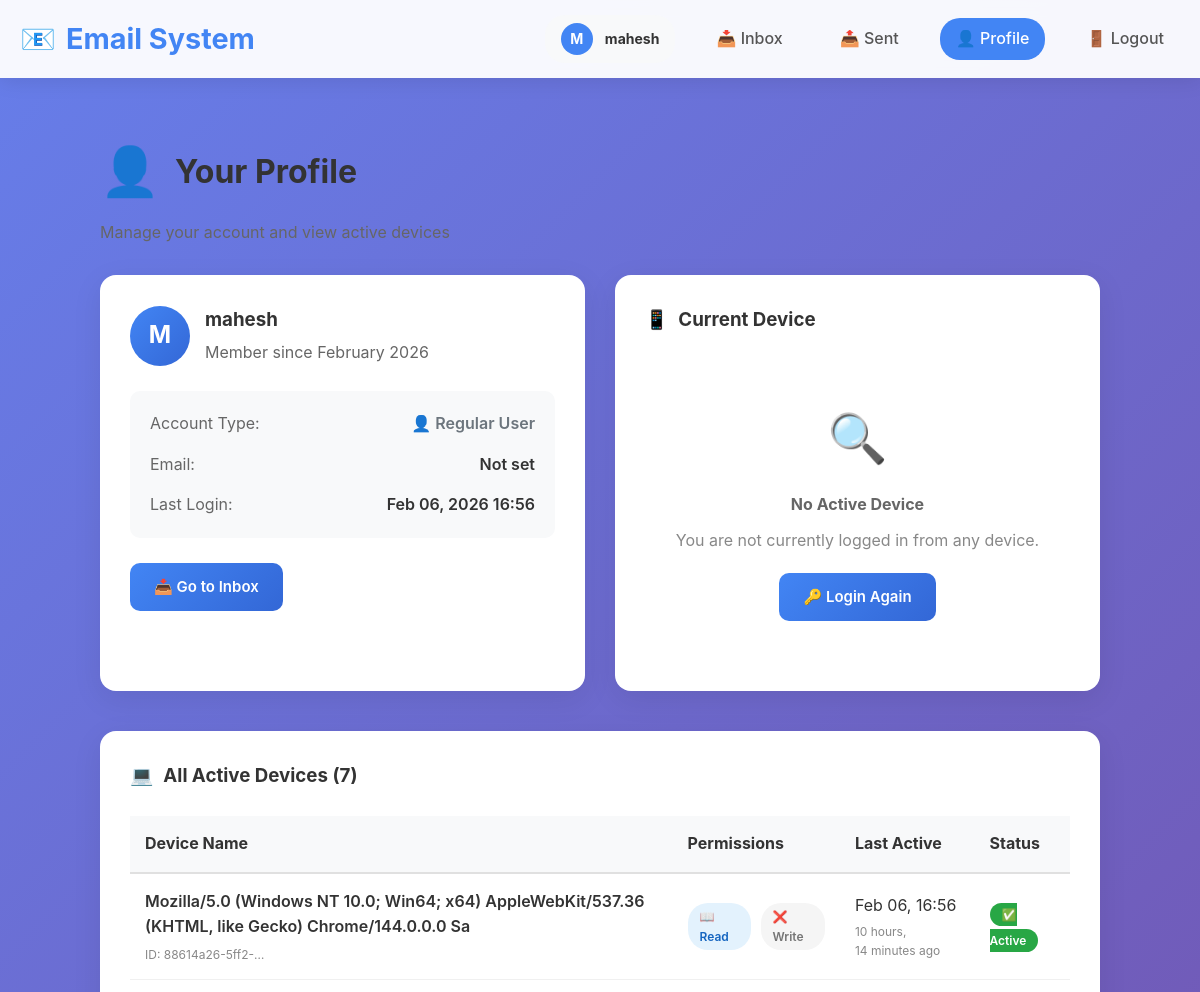
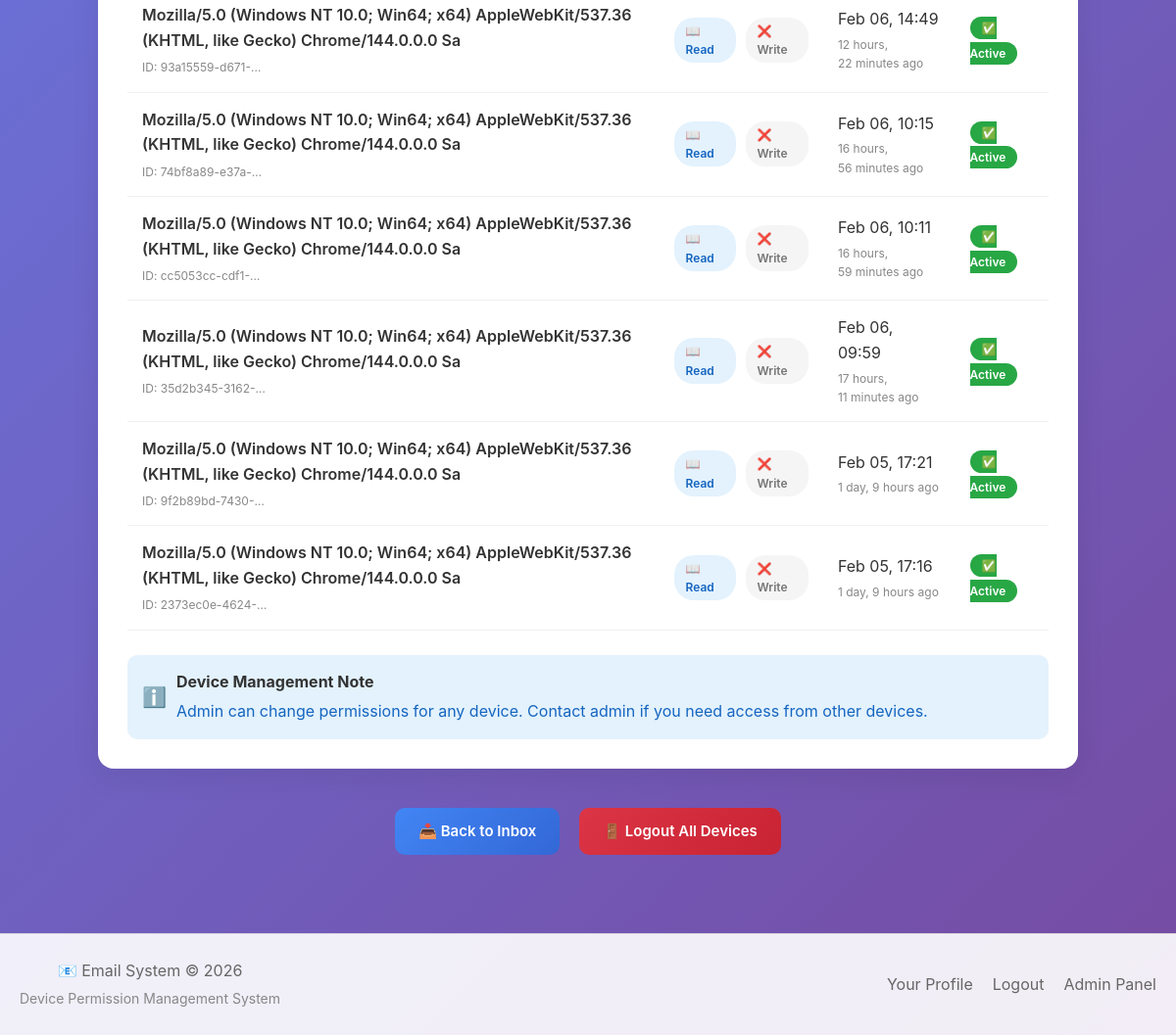
/accounts/profile/ (signed in), run on the app's committed database (2 pictures, top to bottom).
### accounts/models.py (models this page shows, shortened)
class UserDevice(models.Model):
    user = models.ForeignKey(User, on_delete=models.CASCADE, related_name='devices')
    device_id = models.CharField(max_length=100, unique=True)
    device_name = models.CharField(max_length=200)
    read_permission = models.BooleanField(default=True)
    write_permission = models.BooleanField(default=False)
    created_at = models.DateTimeField(auto_now_add=True)
    last_login = models.DateTimeField(auto_now=True)
    is_active = models.BooleanField(default=True)
    class Meta:
        ordering = ['-last_login']
        verbose_name = 'Device'
        verbose_name_plural = 'Devices'

### accounts/views.py (the view)
# urls.py: path('profile/', views.profile_view, name='profile'),
@login_required
def profile_view(request):
    device_id = request.session.get('device_id')
    current_device = None
    if device_id:
        current_device = UserDevice.objects.filter(
            device_id=device_id,
            user=request.user,
            is_active=True
        ).first()
    active_devices = UserDevice.objects.filter(
        user=request.user,
        is_active=True
    ).order_by('-last_login')
    return render(request, 'accounts/profile.html', {
        'current_device': current_device,
        'active_devices': active_devices,
        'device_count': active_devices.count(),
    })

### accounts/templates/accounts/profile.html (shortened to what this page needs)
{% extends 'base.html' %}
{% block content %}
<div style="max-width: 1000px; margin: 0 auto;">
    <div style="margin-bottom: 30px;">
        <h1 style="display: flex; align-items: center; gap: 15px; margin-bottom: 10px;">
            <span style="font-size: 48px;">👤</span>
            <span>Your Profile</span>
        </h1>
        <p style="color: #666; font-size: 16px;">
            Manage your account and view active devices
        </p>
    </div>
    <div style="display: grid; grid-template-columns: 1fr 1fr; gap: 30px; margin-bottom: 40px;">
        <div class="card">
            <div style="display: flex; align-items: center; gap: 15px; margin-bottom: 25px;">
                <div style="width: 60px; height: 60px; background: linear-gradient(135deg, #4285f4 0%, #3367d6 100%); color: white; border-radius: 50%; display: flex; align-items: center; justify-content: center; font-size: 24px; font-weight: bold;">
                    {{ user.username|first|upper }}
                </div>
                <div>
                    <h3 style="margin: 0;">{{ user.username }}</h3>
                    <p style="color: #666; margin: 5px 0 0 0;">
                        Member since {{ user.date_joined|date:"F Y" }}
                    </p>
                </div>
            </div>
            <div style="background: #f8f9fa; padding: 20px; border-radius: 10px; margin-top: 20px;">
                <div style="display: flex; justify-content: space-between; margin-bottom: 15px;">
                    <span style="color: #666;">Account Type:</span>
                    <span style="font-weight: 600;">
                        {% if user.is_superuser %}
                            <span style="color: #28a745;">🔑 Super Admin</span>
                        {% elif user.is_staff %}
                            <span style="color: #17a2b8;">👔 Staff</span>
                        {% else %}
                            <span style="color: #6c757d;">👤 Regular User</span>
                        {% endif %}
                    </span>
                </div>
                <div style="display: flex; justify-content: space-between; margin-bottom: 15px;">
                    <span style="color: #666;">Email:</span>
                    <span style="font-weight: 600;">
                        {{ user.email|default:"Not set" }}
                    </span>
                </div>
                <div style="display: flex; justify-content: space-between;">
                    <span style="color: #666;">Last Login:</span>
                    <span style="font-weight: 600;">
                        {{ user.last_login|date:"M d, Y H:i"|default:"Never" }}
                    </span>
                </div>
            </div>
            <div style="margin-top: 25px; display: flex; gap: 15px;">
                <a href="{% url 'emails:inbox' %}" class="btn btn-primary">
                    📥 Go to Inbox
                </a>
            </div>
        </div>
        <div class="card">
            <h3 style="display: flex; align-items: center; gap: 10px; margin-bottom: 25px;">
                <span>📱</span>
                <span>Current Device</span>
            </h3>
            {% if current_device %}
                <div style="background: #e8f5e9; padding: 20px; border-radius: 10px; margin-bottom: 20px;">
                    <div style="display: flex; justify-content: space-between; align-items: center; margin-bottom: 15px;">
                        <span style="font-weight: 600; font-size: 18px;">
                            {{ current_device.device_name }}
                        </span>
                        <span style="background: #28a745; color: white; padding: 4px 12px; border-radius: 20px; font-size: 12px; font-weight: 600;">
                            ✅ Active
                        </span>
                    </div>
                    <div style="color: #666; font-size: 14px; margin-bottom: 10px;">
                        Device ID: <code style="background: #f1f3f4; padding: 2px 6px; border-radius: 4px; font-size: 12px;">{{ current_device.device_id|truncatechars:20 }}</code>
                    </div>
                    <div style="display: flex; gap: 15px; margin-top: 15px;">
                        <div>
                            <span style="color: #666; font-size: 13px;">Read Permission</span>
                            <div style="margin-top: 5px;">
                                {% if current_device.read_permission %}
                                    <span class="permission-badge permission-read">
                                        ✅ Allowed
                                    </span>
                                {% else %}
                                    <span class="permission-badge permission-none">
                                        ❌ Denied
                                    </span>
                                {% endif %}
                            </div>
                        </div>
                        <div>
                            <span style="color: #666; font-size: 13px;">Write Permission</span>
                            <div style="margin-top: 5px;">
                                {% if current_device.write_permission %}
                                    <span class="permission-badge permission-write">
                                        ✅ Allowed
                                    </span>
                                {% else %}
                                    <span class="permission-badge permission-none">
                                        ❌ Denied
                                    </span>
                                {% endif %}
                            </div>
                        </div>
                    </div>
                    <div style="margin-top: 20px; color: #888; font-size: 13px;">
                        Last active: {{ current_device.last_login|timesince }} ago
                    </div>
                </div>
                {% if current_device.can_read and not current_device.can_write %}
                    <div style="background: #fff3cd; padding: 15px; border-radius: 10px; margin-top: 20px; border-left: 5px solid #ffc107;">
                        <div style="display: flex; align-items: center; gap: 10px;">
                            <span style="font-size: 20px;">⚠️</span>
                            <div>
                                <strong>Write Permission Required</strong>
                                <p style="margin: 5px 0 0 0; color: #856404;">
                                    You can read emails but cannot compose new ones.
                                    Contact admin to enable write permission.
                                </p>
                            </div>
                        </div>
                    </div>
                {% endif %}
            {% else %}
                <div style="text-align: center; padding: 40px 20px;">
                    <div style="font-size: 48px; margin-bottom: 15px;">🔍</div>
                    <h4 style="color: #666; margin-bottom: 10px;">No Active Device</h4>
                    <p style="color: #888; margin-bottom: 20px;">
                        You are not currently logged in from any device.
                    </p>
                    <a href="{% url 'accounts:login' %}" class="btn btn-primary">
                        🔑 Login Again
                    </a>
                </div>
            {% endif %}
        </div>
    </div>
    <div class="card">
        <h3 style="display: flex; align-items: center; gap: 10px; margin-bottom: 25px;">
            <span>💻</span>
            <span>All Active Devices ({{ device_count }})</span>
        </h3>
        {% if active_devices %}
            <div style="overflow-x: auto;">
                <table style="width: 100%; border-collapse: collapse;">
                    <thead>
                        <tr style="background: #f8f9fa;">
                            <th style="padding: 15px; text-align: left; border-bottom: 2px solid #e0e0e0;">Device Name</th>
                            <th style="padding: 15px; text-align: left; border-bottom: 2px solid #e0e0e0;">Permissions</th>
                            <th style="padding: 15px; text-align: left; border-bottom: 2px solid #e0e0e0;">Last Active</th>
                            <th style="padding: 15px; text-align: left; border-bottom: 2px solid #e0e0e0;">Status</th>
                        </tr>
                    </thead>
                    <tbody>
                        {% for device in active_devices %}
                            <tr style="border-bottom: 1px solid #f0f0f0;">
                                <td style="padding: 15px;">
                                    <div style="font-weight: 600;">{{ device.device_name }}</div>
                                    <div style="font-size: 12px; color: #888; margin-top: 5px;">
                                        ID: {{ device.device_id|truncatechars:15 }}
                                    </div>
                                </td>
                                <td style="padding: 15px;">
                                    <div style="display: flex; gap: 10px;">
                                        <span class="permission-badge {% if device.read_permission %}permission-read{% else %}permission-none{% endif %}">
                                            {% if device.read_permission %}📖 Read{% else %}❌ Read{% endif %}
                                        </span>
                                        <span class="permission-badge {% if device.write_permission %}permission-write{% else %}permission-none{% endif %}">
                                            {% if device.write_permission %}✏️ Write{% else %}❌ Write{% endif %}
                                        </span>
                                    </div>
                                </td>
                                <td style="padding: 15px;">
                                    {{ device.last_login|date:"M d, H:i" }}
                                    <div style="font-size: 12px; color: #888; margin-top: 3px;">
                                        {{ device.last_login|timesince }} ago
                                    </div>
                                </td>
                                <td style="padding: 15px;">
                                    {% if device.is_active %}
                                        <span style="background: #28a745; color: white; padding: 4px 12px; border-radius: 20px; font-size: 12px; font-weight: 600;">
                                            ✅ Active
                                        </span>
                                    {% else %}
                                        <span style="background: #6c757d; color: white; padding: 4px 12px; border-radius: 20px; font-size: 12px; font-weight: 600;">
                                            ❌ Inactive
                                        </span>
                                    {% endif %}
                                </td>
                            </tr>
                        {% endfor %}
                    </tbody>
                </table>
            </div>
            <div style="margin-top: 25px; padding: 15px; background: #e3f2fd; border-radius: 10px;">
                <div style="display: flex; align-items: center; gap: 10px;">
                    <span style="font-size: 20px;">ℹ️</span>
                    <div>
                        <strong>Device Management Note</strong>
                        <p style="margin: 5px 0 0 0; color: #1565c0;">
                            Admin can change permissions for any device.
                            Contact admin if you need access from other devices.
                        </p>
                    </div>
                </div>
            </div>
        {% endif %}
    </div>
    <div style="display: flex; justify-content: center; gap: 20px; margin-top: 40px;">
        <a href="{% url 'emails:inbox' %}" class="btn btn-primary">
            📥 Back to Inbox
        </a>
        <a href="{% url 'accounts:logout' %}" class="btn btn-danger"
           onclick="return confirm('Are you sure you want to logout from all devices?');">
            🚪 Logout All Devices
        </a>
    </div>
</div>
{% endblock %}

### templates/base.html (shortened to what this page needs)
<!DOCTYPE html>
<html lang="en">
<head>
</head>
<body>
    <header class="navbar">
        <div class="container navbar-content">
            <a href="{% url 'emails:inbox' %}" class="navbar-brand">
                <span>📧</span>
                <span>Email System</span>
            </a>
            <div class="navbar-links">
                {% if user.is_authenticated %}
                    <div class="user-info">
                        <div class="user-avatar">
                            {{ user.username|first|upper }}
                        </div>
                        <div>
                            <strong>{{ user.username }}</strong>
                        </div>
                    </div>
                    <a href="{% url 'emails:inbox' %}" class="nav-link {% if request.path == '/emails/inbox/' %}active{% endif %}">
                        📥 Inbox
                    </a>
                    <a href="{% url 'emails:sent' %}" class="nav-link {% if request.path == '/emails/sent/' %}active{% endif %}">
                        📤 Sent
                    </a>
                    <a href="{% url 'accounts:profile' %}" class="nav-link {% if request.path == '/accounts/profile/' %}active{% endif %}">
                        👤 Profile
                    </a>
                    <a href="{% url 'accounts:logout' %}" class="nav-link">
                        🚪 Logout
                    </a>
                {% endif %}
            </div>
        </div>
    </header>
    <main class="main-content">
        <div class="container">
            {% block content %}{% endblock %}
        </div>
    </main>
    <footer class="footer">
        <div class="container footer-content">
            <div>
                <p>📧 Email System &copy; {% now "Y" %}</p>
                <p style="font-size: 14px; color: #888; margin-top: 5px;">
                    Device Permission Management System
                </p>
            </div>
            <div class="footer-links">
                {% if user.is_authenticated %}
                    <a href="{% url 'accounts:profile' %}" class="footer-link">Your Profile</a>
                    <a href="{% url 'accounts:logout' %}" class="footer-link">Logout</a>
                {% else %}
                    <a href="{% url 'accounts:login' %}" class="footer-link">Login</a>
                    <a href="{% url 'accounts:register' %}" class="footer-link">Register</a>
                {% endif %}
                <a href="/admin/" class="footer-link" target="_blank">Admin Panel</a>
            </div>
        </div>
    </footer>
</body>
</html>

### data on the page
UserDevice: device_name "Mozilla/5.0 (Windows NT 10.0; Win64; x64) AppleWebKit/537.36 (KHTML, like Gecko) Chrome/144.0.0.0 Sa", device_id "88614a26-5ff2-…", read_permission "📖 Read", write_permission "❌ Write", last_login "Feb 06, 16:56", last_login "10 hours, 14 minutes", is_active "✅ Active"
UserDevice: device_name "Mozilla/5.0 (Windows NT 10.0; Win64; x64) AppleWebKit/537.36 (KHTML, like Gecko) Chrome/144.0.0.0 Sa", device_id "93a15559-d671-…", read_permission "📖 Read", write_permission "❌ Write", last_login "Feb 06, 14:49", last_login "12 hours, 22 minutes", is_active "✅ Active"
UserDevice: device_name "Mozilla/5.0 (Windows NT 10.0; Win64; x64) AppleWebKit/537.36 (KHTML, like Gecko) Chrome/144.0.0.0 Sa", device_id "74bf8a89-e37a-…", read_permission "📖 Read", write_permission "❌ Write", last_login "Feb 06, 10:15", last_login "16 hours, 56 minutes", is_active "✅ Active"
UserDevice: device_name "Mozilla/5.0 (Windows NT 10.0; Win64; x64) AppleWebKit/537.36 (KHTML, like Gecko) Chrome/144.0.0.0 Sa", device_id "cc5053cc-cdf1-…", read_permission "📖 Read", write_permission "❌ Write", last_login "Feb 06, 10:11", last_login "16 hours, 59 minutes", is_active "✅ Active"
UserDevice: device_name "Mozilla/5.0 (Windows NT 10.0; Win64; x64) AppleWebKit/537.36 (KHTML, like Gecko) Chrome/144.0.0.0 Sa", device_id "35d2b345-3162-…", read_permission "📖 Read", write_permission "❌ Write", last_login "Feb 06, 09:59", last_login "17 hours, 11 minutes", is_active "✅ Active"
UserDevice: device_name "Mozilla/5.0 (Windows NT 10.0; Win64; x64) AppleWebKit/537.36 (KHTML, like Gecko) Chrome/144.0.0.0 Sa", device_id "9f2b89bd-7430-…", read_permission "📖 Read", write_permission "❌ Write", last_login "Feb 05, 17:21", last_login "1 day, 9 hours", is_active "✅ Active"
UserDevice: device_name "Mozilla/5.0 (Windows NT 10.0; Win64; x64) AppleWebKit/537.36 (KHTML, like Gecko) Chrome/144.0.0.0 Sa", device_id "2373ec0e-4624-…", read_permission "📖 Read", write_permission "❌ Write", last_login "Feb 05, 17:16", last_login "1 day, 9 hours", is_active "✅ Active"

### other printed values
{{ user.username|first|upper }} "M"
{{ user.username }} "mahesh"
{{ user.date_joined|date:"F Y" }} "February 2026"
{{ user.email|default:"Not set" }} "Not set"
{{ user.last_login|date:"M d, Y H:i"|default:"Never" }} "Feb 06, 2026 16:56"
{{ device_count }} "7"
